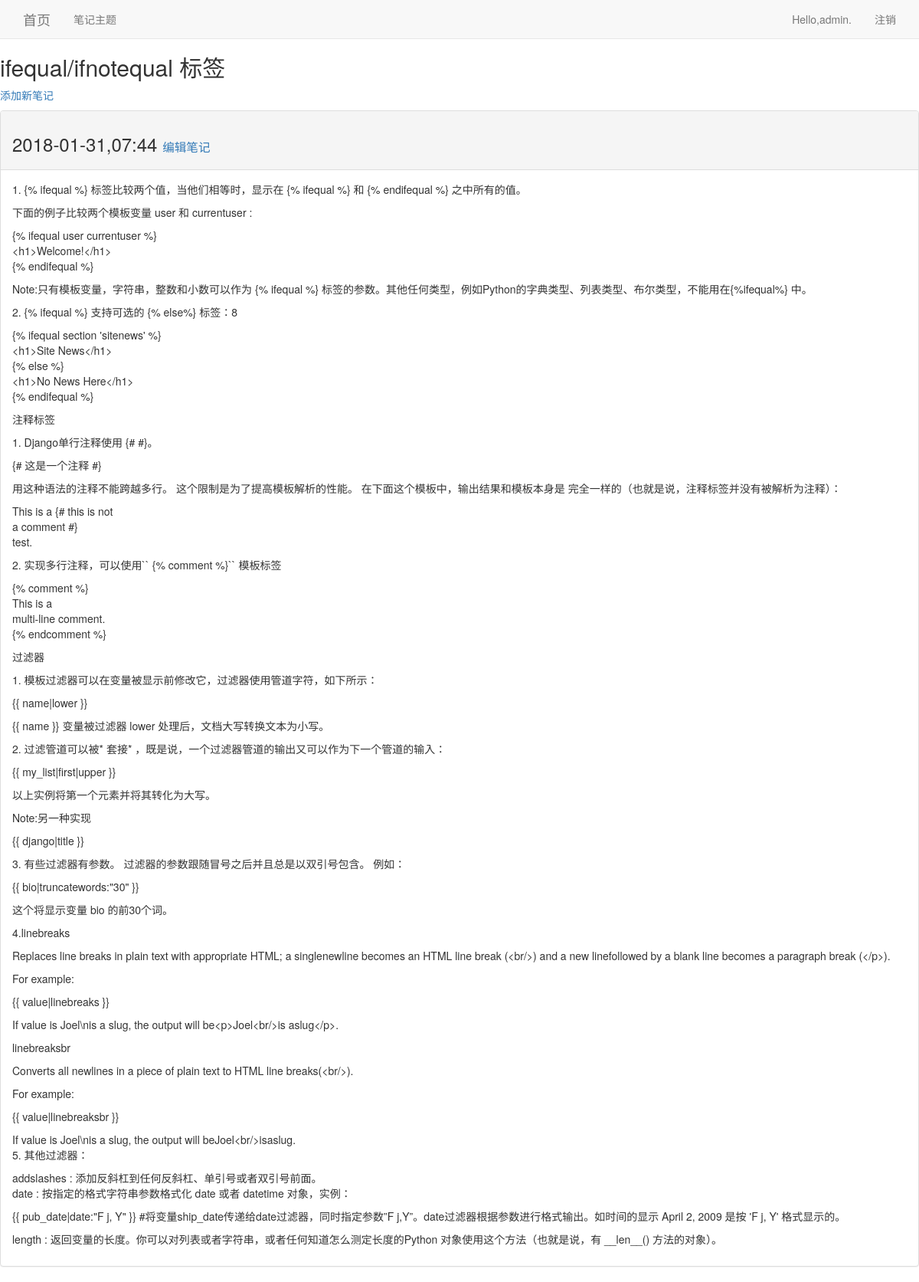
The page /topics/3/ (signed in) on the database its author committed.
### myapp/models.py (models this page shows, shortened)
class Topic(models.Model):
    text = models.TextField(max_length=200)
    date_added = models.DateTimeField(auto_now_add=True)
    owner = models.ForeignKey(User, on_delete=models.CASCADE)
    def __str__(self):
        return self.text

class Entry(models.Model):
    topic = models.ForeignKey(Topic, on_delete=models.CASCADE)
    text = models.TextField()
    date_added = models.DateTimeField(auto_now_add=True)
    class Meta:
        verbose_name_plural = "entries"

### myapp/views.py (the view)
# urls.py: url(r"^topics/(?P<topic_id>\d+)/$", views.topic, name="topic"),
@login_required
def topic(request, topic_id):
    topic = Topic.objects.get(id=topic_id)
    if topic.owner != request.user:
        raise Http404
    entries = topic.entry_set.order_by('-date_added')
    context = {"topic": topic, "entries": entries}
    return render(request, "myapp/topic.html", context)

### templates/myapp/topic.html (shortened to what this page needs)
<!DOCTYPE html>
<html lang="en">
<head>
</head>
<body>
{% extends "myapp/base.html" %}
{% block header %}
<h2>{{ topic }}</h2>
{% endblock header %}
{% block content %}
<p>
    <a href="{% url 'myapp:new_entry' topic.id%}">添加新笔记</a>
</p>
{% for entry in entries%}
<div class="panel panel-default">
    <div class="panel-heading">
        <h3>
            {{entry.date_added |date:'Y-m-d,H:i'}}
            <small>
                <a href="{% url 'myapp:edit_entry' entry.id %}">编辑笔记</a>
            </small>
        </h3>
    </div>
    <div class="panel-body">
        {{entry.text| linebreaks}}
    </div>
</div>
{% empty %}
这个主题还没有笔记哦！
{%endfor %}
{% endblock content %}

### templates/myapp/base.html (shortened to what this page needs)
{% load bootstrap3 %}
<!DOCTYPE html >
<html lang="en">
<head>
    {% bootstrap_css %}
</head>
<body>
<nav class="navbar navbar-default navbar-static-top">
    <div class="container ">
        <div class="navbar-header">
            <a class="navbar-brand" href="{% url 'myapp:index'%}">首页</a>
        </div>
        <div id="navbar" class="navbar-collapse collapse">
            <ul class="nav navbar-nav">
                <li><a href="{% url 'myapp:topics'%}">笔记主题</a></li>
            </ul>
            <ul class="nav navbar-nav navbar-right">
                {% if user.is_authenticated %}
                <li><a>Hello,{{ user.username }}.</a></li>
                <li><a href="{% url 'users:logout' %}">注销 </a></li>
                {% else %}
                <li><a href="{% url 'users:register'%}">注册</a></li>
                <li><a href="{% url 'users:login' %}">登陆</a></li>
                {% endif %}
            </ul>
        </div>
    </div>
</nav>
<div id="container ">
    <div id="page-header">
        {%block header%} {%endblock header%}
    </div>
    <div>
        {%block content%} {%endblock content%}
    </div>
</div>
</body>
</html>

### templates/myapp/base.html (style rules this page uses)
* { margin: 0; padding: 0; }

### rows shown on the page
Topic: text "ifequal/ifnotequal 标签"
Entry: date_added "2018-01-31,07:44", text "1. {% ifequal %} 标签比较两个值，当他们相等时，显示在 {% ifequal %} 和 {% endifequal %} 之中所有的值。 下面的例子比较两个模板变量 user 和 currentuser : {% ifequal user currentuser %} <h1>Welcome!</h1> {% endifequal %} Note:只有模板变量，字符串，整数和小数可以作为 {% ifequal %} 标签的参数。其他任何类型，例如Python的字典类型、列表类型、布尔类型，不能用在{%ifequal%} 中。 2. {% ifequal %} 支持可选的 {% else%} 标签：8 {% ifequal section 'sitenews' %} <h1>Site News</h1> {% else %} <h1>No News Here</h1> {% endifequal %} 注释标签 1. Django单行注释使用 {# #}。 {# 这是一个注释 #} 用这种语法的注释不能跨越多行。 这个限制是为了提高模板解析的性能。 在下面这个模板中，输出结果和模板本身是 完全一样的（也就是说，注释标签并没有被解析为注释）： This is a {# this is not a comment #} test. 2. 实现多行注释，可以使用`` {% comment %}`` 模板标签 {% comment %} This is a multi-line comment. {% endcomment %} 过滤器 1.…"

### other values the page prints
{{ user.username }} "admin"
